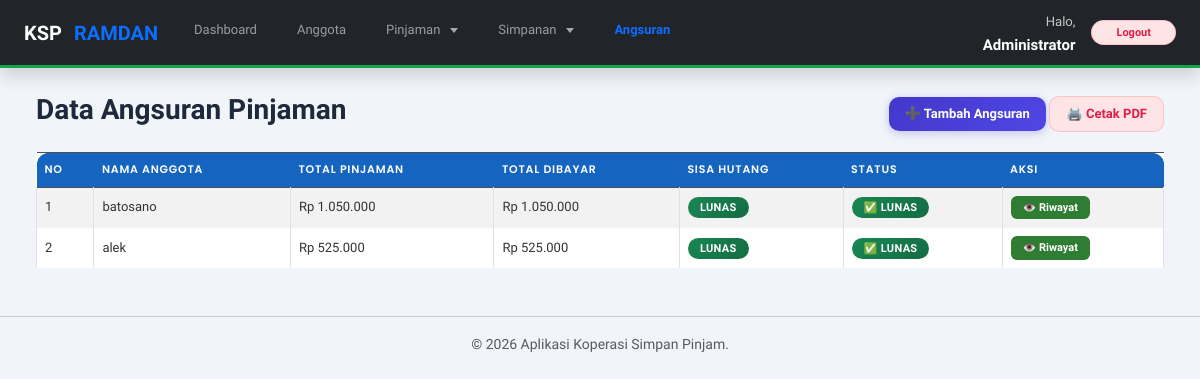
Before: /data_angsuran.php (signed in) with the older database file.
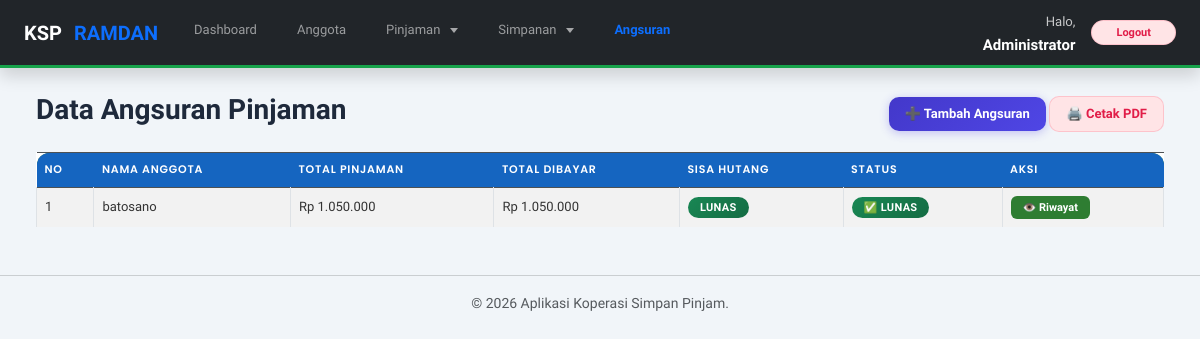
After: the same page with the newer database file.
### tables this page shows
CREATE TABLE `tb_pinjaman_ramdan` (
  `id_pinjaman` int(11) NOT NULL,
  `id_anggota` int(11) NOT NULL,
  `jumlah_pinjaman` decimal(15,2) NOT NULL,
  `bunga` decimal(5,2) NOT NULL,
  `lama_pinjaman` int(11) NOT NULL,
  `total_pinjaman` decimal(15,2) NOT NULL,
  `sisa_pinjaman` int(11) DEFAULT NULL,
  `status_pinjaman` enum('Diajukan','Disetujui','Lunas') DEFAULT 'Diajukan',
  `tanggal_pinjaman` date NOT NULL
);

CREATE TABLE `tb_anggota_ramdan` (
  `id_anggota` int(11) NOT NULL,
  `nama` varchar(100) NOT NULL,
  `alamat` text DEFAULT NULL,
  `no_hp` varchar(20) DEFAULT NULL,
  `tanggal_daftar` date NOT NULL
);

### data_angsuran.php (the view, shortened to what this page needs)
<!DOCTYPE html>
<html>
<?php include 'header.php'; ?>
<div class="container mt-4">
    <div class="d-flex justify-content-between align-items-center mb-3">
        <h3>Data Angsuran Pinjaman</h3>
        <div>
            <a href="tambah_angsuran.php" class="btn btn-primary">➕ Tambah Angsuran</a>
            <a href="cetak_angsuran.php" target="_blank" class="btn btn-danger">🖨️ Cetak PDF</a>
        </div>
    </div>
    <table class="table table-bordered table-striped">
        <thead class="table-dark">
            <tr>
                <th>No</th>
                <th>Nama Anggota</th>
                <th>Total Pinjaman</th>
                <th>Total Dibayar</th>
                <th>Sisa Hutang</th>
                <th>Status</th>
                <th>Aksi</th>
            </tr>
        </thead>
        <tbody>
            <?php
            include 'koneksi.php';
            $no = 1;
            $query = mysqli_query($koneksi, "
                SELECT p.id_pinjaman, ang.nama, p.total_pinjaman,
                       IFNULL(SUM(ans.jumlah_bayar), 0) as total_dibayar
                FROM tb_pinjaman_ramdan p
                JOIN tb_anggota_ramdan ang ON p.id_anggota = ang.id_anggota
                LEFT JOIN tb_angsuran_ramdan ans ON p.id_pinjaman = ans.id_pinjaman
                GROUP BY p.id_pinjaman
            ");
            while($data = mysqli_fetch_assoc($query)){
                $sisa = $data['total_pinjaman'] - $data['total_dibayar'];
            ?>
            <tr>
                <td><?php echo $no++; ?></td>
                <td><?php echo $data['nama']; ?></td>
                <td>Rp <?php echo number_format($data['total_pinjaman'], 0, ',', '.'); ?></td>
                <td>Rp <?php echo number_format($data['total_dibayar'], 0, ',', '.'); ?></td>
                <td>
                    <?php
                    if($sisa <= 0) {
                        echo "<span class='badge bg-success'>Lunas</span>";
                    } else {
                        echo "Rp " . number_format($sisa, 0, ',', '.');
                    }
                    ?>
                </td>
                <td>
                    <?php
                    if($sisa <= 0) {
                        echo "<span class='badge bg-success'>✅ Lunas</span>";
                    } else {
                        echo "<span class='badge bg-warning text-dark'>⏳ Belum Lunas</span>";
                    }
                    ?>
                </td>
                <td>
                    <a href="riwayat_angsuran.php?id=<?php echo $data['id_pinjaman']; ?>" class="btn btn-info btn-sm text-white">
                        👁️ Riwayat
                    </a>
                </td>
            </tr>
            <?php } ?>
        </tbody>
    </table>
</div>
<?php include 'footer.php'; ?>
</body>
</html>

### header.php (shortened to what this page needs)
<?php
function isActive($page) {
    $current_page = basename($_SERVER['PHP_SELF']);
    return ($current_page == $page) ? 'active' : '';
}
?>
<!DOCTYPE html>
<html lang="id">
<head>
    <link href="https://cdn.jsdelivr.net/npm/bootstrap@5.3.3/dist/css/bootstrap.min.css" rel="stylesheet">
    <link rel="stylesheet" href="style.css">
    <link rel="stylesheet" href="dashboard.css">
</head>
<body>
<nav class="navbar navbar-expand-lg navbar-dark shadow">
    <div class="container-fluid px-4">
        <a class="navbar-brand fw-bold" href="dashboard_admin.php">KSP <span class="text-primary">RAMDAN</span></a>
        <div class="collapse navbar-collapse" id="navUtama">
            <ul class="navbar-nav me-auto mb-2 mb-lg-0">
                <li class="nav-item">
                    <a class="nav-link <?php echo isActive('dashboard_admin.php'); echo isActive('dashboard_petugas.php'); ?>" href="<?php echo ($_SESSION['role'] == 'Admin') ? 'dashboard_admin.php' : 'dashboard_petugas.php'; ?>">Dashboard</a>
                </li>
                <?php if($_SESSION['role'] != 'Anggota'): ?>
                <li class="nav-item">
                    <a class="nav-link <?php echo isActive('data_anggota.php'); ?>" href="data_anggota.php">Anggota</a>
                </li>
                <?php endif; ?>
                <li class="nav-item rdn-dropdown">
                    <a class="nav-link rdn-toggle <?php echo isActive('data_pinjaman.php'); echo isActive('riwayat_pinjaman.php'); ?>" id="btnPinjaman">Pinjaman</a>
                </li>
                <li class="nav-item rdn-dropdown">
                    <a class="nav-link rdn-toggle <?php echo isActive('data_simpanan.php'); echo isActive('riwayat_simpanan.php'); ?>" id="btnSimpanan">Simpanan</a>
                </li>
                <li class="nav-item">
                    <a class="nav-link <?php echo isActive('data_angsuran.php'); ?>" href="data_angsuran.php">Angsuran</a>
                </li>
            </ul>
            <div class="d-flex align-items-center">
                <div class="text-white me-3 d-none d-lg-block text-end">
                    <small class="opacity-75">Halo,</small><br>
                    <strong><?php echo $_SESSION['nama']; ?></strong>
                </div>
                <a href="logout.php" class="btn btn-danger btn-sm px-4 rounded-pill">Logout</a>
            </div>
        </div>
    </div>
</nav>
<div class="container-fluid mt-4">

### footer.php
</div> <div class="mt-5 text-center text-muted" style="font-size: 14px; margin-bottom: 20px;">
        <hr>
        &copy; <?php echo date('Y'); ?> Aplikasi Koperasi Simpan Pinjam.
    </div>
    </body>
</html>

### header.php (style rules this page uses)
.navbar, .navbar-collapse, .container-fluid, .nav-item { overflow: visible !important; }
.navbar { z-index: 9999 !important; position: sticky !important; top: 0; background-color: #212529 !important; }
.rdn-dropdown { position: relative; }
.rdn-toggle { cursor: pointer !important; display: flex; align-items: center; gap: 5px; user-select: none; }
.rdn-toggle::after { content: ""; border-top: 5px solid rgba(255,255,255,0.6); border-left: 4px solid transparent; border-right: 4px solid transparent; display: inline-block; margin-left: 5px; }
.nav-link.active { color: #0d6efd !important; font-weight: 600; }

Changed rows visible on the page:
removed tb_pinjaman_ramdan: id_anggota.nama "alek", total_pinjaman "525.000", total_dibayar "525.000", shows "LUNAS", shows "✅ LUNAS"
